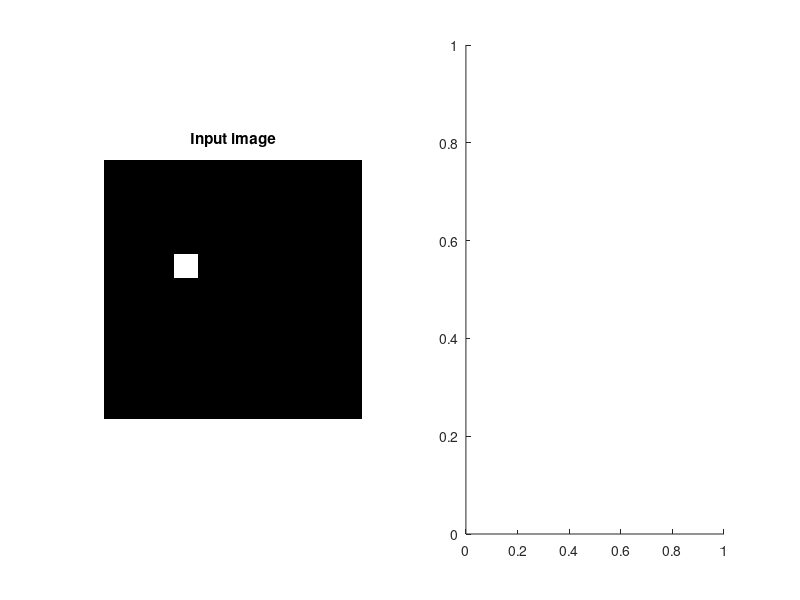

The MATLAB script that drew this image: (Note: this script raises an error after producing the figure.)
close all
clearvars
clc

image = zeros(11,11);

figure(1);
subplot(1,2,1);
image(5,4) = 1;
imshow(image);
title('Input image')
subplot(1,2,2);
[H,theta,rho] = hough(image,'RhoResolution',0.1,'ThetaResolution',0.5);
imshow(H,[]);
title('Hough',[])


figure(2);
subplot(1,2,1);
image(5,4) = 1;
image(9,8) = 1;
imshow(image);
title('Input image')
subplot(1,2,2);
[H,theta,rho] = hough(image,'RhoResolution',0.1,'ThetaResolution',0.5);
imshow(H,[]);
title('Hough',[])

figure(3);
subplot(1,2,1);
image(5,4) = 1;
image(9,8) = 1;
image(1,2) = 1;
image(5,11) = 1;
imshow(image);
title('Input image')
subplot(1,2,2);
[H,theta,rho] = hough(image,'RhoResolution',0.1,'ThetaResolution',0.5);
imshow(H);
title('Hough',[])

figure(4);
subplot(1,2,1);
O=theta(90);
p=rho(135);
x = 0:0.1:10;
y =(p-x*cosd(O))/sind(O);
imshow(image);
hold on;
plot(x+1,y+1);
